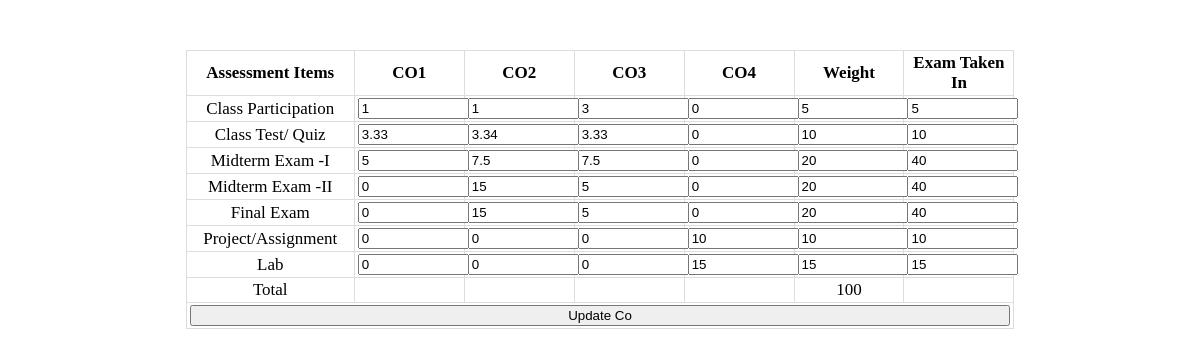
The app's page /co.php with its own data.
### tables this page shows
CREATE TABLE `co` (
  `co_id` int(11) NOT NULL,
  `assess_items` varchar(60) NOT NULL,
  `co1` double NOT NULL,
  `co2` double NOT NULL,
  `co3` double NOT NULL,
  `co4` double NOT NULL,
  `weight` double NOT NULL,
  `exam_taken` double NOT NULL,
  `ratio` double NOT NULL DEFAULT '1'
);

### co.php (the view, shortened to what this page needs)
<!DOCTYPE html>
<html>
<head>
</head>
<?php include 'php/connection.php'; ?>
<body onload="co_cal()">
	<form method="POST" action="php/co_update.php">
	<table style="margin: auto;margin-top: 50px;">
		<tr>
			<th>Assessment Items</th>
			<th>CO1</th>
			<th>CO2</th>
			<th>CO3</th>
			<th>CO4</th>
			<th>Weight</th>
			<th>Exam Taken In</th>
		</tr>
		<?php
			$sql = "SELECT * FROM co;";
			$result = $conn->query($sql);
			$row = $result->fetch_assoc();
		?>
		<tr>
			<td><?php echo $row['assess_items']; ?></td>
			<td><input type="number" name="co11" style="width: 100%;" onchange="co_cal()" id="co11" step="0.01" value="<?php echo $row['co1']; ?>"></td>
			<td><input type="number" name="co21" style="width: 100%;" onchange="co_cal()" id="co21" step="0.01" value="<?php echo $row['co2']; ?>"></td>
			<td><input type="number" name="co31"  style="width: 100%;" onchange="co_cal()" id="co31"  step="0.01" value="<?php echo $row['co3']; ?>"></td>
			<td><input type="number" name="co41" style="width: 100%;" onchange="co_cal()" id="co41" step="0.01" value="<?php echo $row['co4']; ?>"></td>
			<td><input type="number" name="weight1" style="width: 100%;" id="weight1" step="0.01" value="<?php echo $row['weight']; ?>"></td>
			<td><input type="number" name="exam_taken1" style="width: 100%;" onchange="co_cal()" step="0.01" id="exam_taken1" value="<?php echo $row['exam_taken']; ?>"></td>
		</tr>
		<?php
		$row = $result->fetch_assoc();
		?>
		<tr>
			<td><?php echo $row['assess_items']; ?></td>
			<td><input type="number" name="co12" style="width: 100%;" onchange="co_cal()" id="co12" step="0.01" value="<?php echo $row['co1']; ?>"></td>
			<td><input type="number" name="co22" style="width: 100%;" onchange="co_cal()" id="co22" step="0.01" value="<?php echo $row['co2']; ?>"></td>
			<td><input type="number" name="co32" style="width: 100%;" onchange="co_cal()" id="co32" step="0.01" value="<?php echo $row['co3']; ?>"></td>
			<td><input type="number" name="co42" style="width: 100%;" onchange="co_cal()" id="co42" step="0.01" value="<?php echo $row['co4']; ?>"></td>
			<td><input type="number" name="weight2" id="weight2" style="width: 100%;" step="0.01" value="<?php echo $row['weight']; ?>"></td>
			<td><input type="number" name="exam_taken2" style="width: 100%;" onchange="co_cal()" step="0.01" id="exam_taken2" value="<?php echo $row['exam_taken']; ?>"></td>
		</tr>
		<?php
		$row = $result->fetch_assoc();
		?>
		<tr>
			<td><?php echo $row['assess_items']; ?></td>
			<td><input type="number" name="co13" style="width: 100%;" onchange="co_cal()" id="co13" step="0.01" value="<?php echo $row['co1']; ?>"></td>
			<td><input type="number" name="co23" style="width: 100%;" onchange="co_cal()" id="co23" step="0.01" value="<?php echo $row['co2']; ?>"></td>
			<td><input type="number" name="co33" style="width: 100%;" onchange="co_cal()" id="co33" step="0.01" value="<?php echo $row['co3']; ?>"></td>
			<td><input type="number" name="co43" style="width: 100%;" onchange="co_cal()" id="co43" step="0.01" value="<?php echo $row['co4']; ?>"></td>
			<td><input type="number" name="weight3" id="weight3" style="width: 100%;"  step="0.01" value="<?php echo $row['weight']; ?>"></td>
			<td><input type="number" name="exam_taken3" style="width: 100%;" onchange="co_cal()" id="exam_taken3" step="0.01" value="<?php echo $row['exam_taken']; ?>"></td>
		</tr>
		<?php
		$row = $result->fetch_assoc();
		?>
		<tr>
			<td><?php echo $row['assess_items']; ?></td>
			<td><input type="number" name="co14" style="width: 100%;" onchange="co_cal()" id="co14" step="0.01" value="<?php echo $row['co1']; ?>"></td>
			<td><input type="number" name="co24" style="width: 100%;" onchange="co_cal()" id="co24" step="0.01" value="<?php echo $row['co2']; ?>"></td>
			<td><input type="number" name="co34" style="width: 100%;" onchange="co_cal()" id="co34" step="0.01" value="<?php echo $row['co3']; ?>"></td>
			<td><input type="number" name="co44" style="width: 100%;" onchange="co_cal()" id="co44" step="0.01" value="<?php echo $row['co4']; ?>"></td>
			<td><input type="number" name="weight4" id="weight4" style="width: 100%;" step="0.01" value="<?php echo $row['weight']; ?>"></td>
			<td><input type="number" name="exam_taken4" style="width: 100%;" onchange="co_cal()" id="exam_taken4" step="0.01" value="<?php echo $row['exam_taken']; ?>"></td>
		</tr>
		<?php
		$row = $result->fetch_assoc();
		?>
		<tr>
			<td><?php echo $row['assess_items']; ?></td>
			<td><input type="number" name="co15" style="width: 100%;" onchange="co_cal()" id="co15" step="0.01" value="<?php echo $row['co1']; ?>"></td>
			<td><input type="number" name="co25" style="width: 100%;" onchange="co_cal()" id="co25" step="0.01" value="<?php echo $row['co2']; ?>"></td>
			<td><input type="number" name="co35" style="width: 100%;" onchange="co_cal()" id="co35" step="0.01" value="<?php echo $row['co3']; ?>"></td>
			<td><input type="number" name="co45" style="width: 100%;" onchange="co_cal()" id="co45" step="0.01" value="<?php echo $row['co4']; ?>"></td>
			<td><input type="number" name="weight5" style="width: 100%;" id="weight5" step="0.01" value="<?php echo $row['weight']; ?>"></td>
			<td><input type="number" name="exam_taken5" style="width: 100%;" onchange="co_cal()" id="exam_taken5" step="0.01" value="<?php echo $row['exam_taken']; ?>"></td>
		</tr>
		<?php
		$row = $result->fetch_assoc();
		?>
		<tr>
			<td><?php echo $row['assess_items']; ?></td>
			<td><input type="number" name="co16" style="width: 100%;" onchange="co_cal()" id="co16" step="0.01" value="<?php echo $row['co1']; ?>"></td>
			<td><input type="number" name="co26" style="width: 100%;" onchange="co_cal()" id="co26" step="0.01" value="<?php echo $row['co2']; ?>"></td>
			<td><input type="number" name="co36" style="width: 100%;" onchange="co_cal()" id="co36" step="0.01" value="<?php echo $row['co3']; ?>"></td>
			<td><input type="number" name="co46" style="width: 100%;" onchange="co_cal()" id="co46" step="0.01" value="<?php echo $row['co4']; ?>"></td>
			<td><input type="number" name="weight6" id="weight6" style="width: 100%;" step="0.01" value="<?php echo $row['weight']; ?>"></td>
			<td><input type="number" name="exam_taken6" style="width: 100%;" onchange="co_cal()" id="exam_taken6" step="0.01" value="<?php echo $row['exam_taken']; ?>"></td>
		</tr>
		<?php
		$row = $result->fetch_assoc();
		?>
		<tr>
			<td><?php echo $row['assess_items']; ?></td>
			<td><input type="number" name="co17" style="width: 100%;" onchange="co_cal()" id="co17" step="0.01" value="<?php echo $row['co1']; ?>"></td>
			<td><input type="number" name="co27" style="width: 100%;" onchange="co_cal()" id="co27" step="0.01" value="<?php echo $row['co2']; ?>"></td>
			<td><input type="number" name="co37" style="width: 100%;" onchange="co_cal()" id="co37" step="0.01" value="<?php echo $row['co3']; ?>"></td>
			<td><input type="number" name="co47" style="width: 100%;" onchange="co_cal()" id="co47" step="0.01" value="<?php echo $row['co4']; ?>"></td>
			<td><input type="number" name="weight7" id="weight7" style="width: 100%;"  step="0.01" value="<?php echo $row['weight']; ?>"></td>
			<td><input type="number" name="exam_taken7" style="width: 100%;" onchange="co_cal()" id="exam_taken7" step="0.01" value="<?php echo $row['exam_taken']; ?>"></td>
		</tr>
		<tr>
			<td>Total</td>
			<td id="total1"></td>
			<td id="total2"></td>
			<td id="total3"></td>
			<td id="total4"></td>
			<td id="total5"></td>
			<td id="total6"></td>
		</tr>
		<tr>
			<td colspan="7" style="text-align: center;"><input type="submit" name="submit" style="width: 100%;" value="Update Co" id="co_update_button" style="text-align: center;"></td>
		</tr>
	</table>
	</form>
</body>
</html>

### co.php (style rules this page uses)
table { font: 17px Calibri; width: 70%; }
table, th, td { border: solid 1px #DDD; border-collapse: collapse; padding: 2px 3px; text-align: center; }
th,td { width: 10%; }

### records on screen
co: assess_items "Class Participation", co11 "1", co21 "1", co31 "3", co41 "0", weight1 "5", exam_taken1 "5"
co: assess_items "Class Test/ Quiz", co12 "3.33", co22 "3.34", co32 "3.33", co42 "0", weight2 "10", exam_taken2 "10"
co: assess_items "Midterm Exam -I", co13 "5", co23 "7.5", co33 "7.5", co43 "0", weight3 "20", exam_taken3 "40"
co: assess_items "Midterm Exam -II", co14 "0", co24 "15", co34 "5", co44 "0", weight4 "20", exam_taken4 "40"
co: assess_items "Final Exam", co15 "0", co25 "15", co35 "5", co45 "0", weight5 "20", exam_taken5 "40"
co: assess_items "Project/Assignment", co16 "0", co26 "0", co36 "0", co46 "10", weight6 "10", exam_taken6 "10"
co: assess_items "Lab", co17 "0", co27 "0", co37 "0", co47 "15", weight7 "15", exam_taken7 "15"
